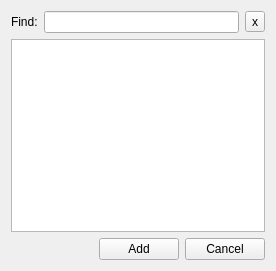
<ui version="4.0" >
 <class>ClientsDialog</class>
 <widget class="QDialog" name="ClientsDialog" >
  <property name="geometry" >
   <rect>
    <x>0</x>
    <y>0</y>
    <width>276</width>
    <height>271</height>
   </rect>
  </property>
  <property name="windowTitle" >
   <string>Clients</string>
  </property>
  <property name="windowIcon" >
   <iconset resource="../icons/resources.qrc" >:/32/clients.png</iconset>
  </property>
  <layout class="QGridLayout" >
   <item row="0" column="0" >
    <layout class="QVBoxLayout" >
     <item>
      <layout class="QHBoxLayout" >
       <item>
        <widget class="QLabel" name="label" >
         <property name="text" >
          <string>Find:</string>
         </property>
        </widget>
       </item>
       <item>
        <widget class="QLineEdit" name="findlineEdit" />
       </item>
       <item>
        <widget class="QToolButton" name="cleartoolButton" >
         <property name="text" >
          <string>x</string>
         </property>
        </widget>
       </item>
      </layout>
     </item>
     <item>
      <widget class="QTableView" name="tableView" >
       <property name="selectionMode" >
        <enum>QAbstractItemView::SingleSelection</enum>
       </property>
       <property name="selectionBehavior" >
        <enum>QAbstractItemView::SelectRows</enum>
       </property>
      </widget>
     </item>
     <item>
      <layout class="QHBoxLayout" >
       <item>
        <spacer>
         <property name="orientation" >
          <enum>Qt::Horizontal</enum>
         </property>
         <property name="sizeHint" >
          <size>
           <width>40</width>
           <height>20</height>
          </size>
         </property>
        </spacer>
       </item>
       <item>
        <widget class="QPushButton" name="addpushButton" >
         <property name="text" >
          <string>Add</string>
         </property>
         <property name="autoDefault" >
          <bool>false</bool>
         </property>
        </widget>
       </item>
       <item>
        <widget class="QPushButton" name="cancelpushButton" >
         <property name="text" >
          <string>Cancel</string>
         </property>
         <property name="autoDefault" >
          <bool>false</bool>
         </property>
        </widget>
       </item>
      </layout>
     </item>
    </layout>
   </item>
  </layout>
 </widget>
 <tabstops>
  <tabstop>findlineEdit</tabstop>
  <tabstop>cleartoolButton</tabstop>
  <tabstop>addpushButton</tabstop>
  <tabstop>cancelpushButton</tabstop>
  <tabstop>tableView</tabstop>
 </tabstops>
 <resources>
  <include location="../icons/resources.qrc" />
 </resources>
 <connections>
  <connection>
   <sender>cleartoolButton</sender>
   <signal>clicked()</signal>
   <receiver>findlineEdit</receiver>
   <slot>clear()</slot>
   <hints>
    <hint type="sourcelabel" >
     <x>253</x>
     <y>15</y>
    </hint>
    <hint type="destinationlabel" >
     <x>230</x>
     <y>15</y>
    </hint>
   </hints>
  </connection>
  <connection>
   <sender>cancelpushButton</sender>
   <signal>clicked()</signal>
   <receiver>ClientsDialog</receiver>
   <slot>reject()</slot>
   <hints>
    <hint type="sourcelabel" >
     <x>226</x>
     <y>243</y>
    </hint>
    <hint type="destinationlabel" >
     <x>269</x>
     <y>252</y>
    </hint>
   </hints>
  </connection>
 </connections>
</ui>
